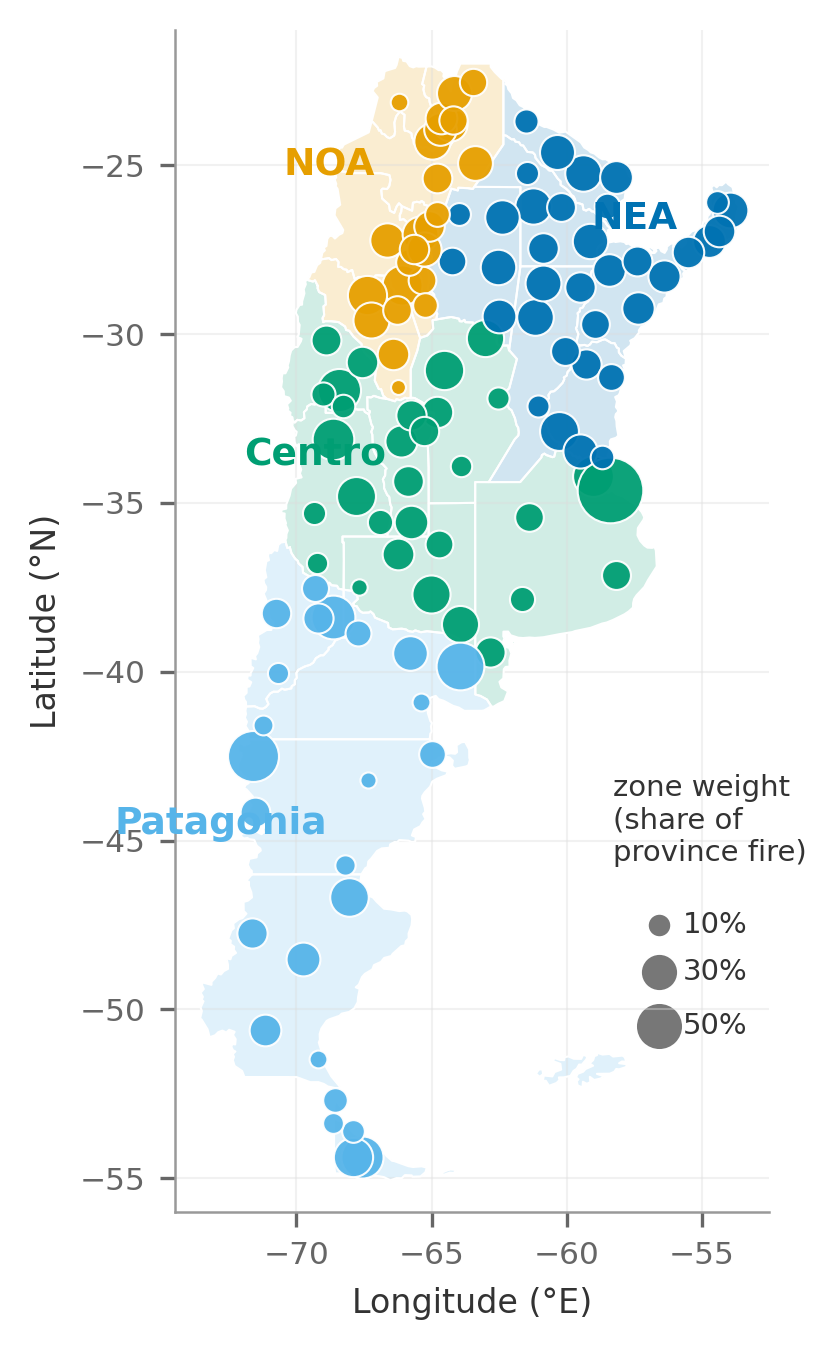

Generate this figure with Python:
#!/usr/bin/env python3
"""Fig. 1 — Las 116 zonas de fuego (centroides, tamaño ∝ peso provincial) sobre las
provincias coloreadas por región ENSO. Fuente: zonas_fuego.json + límites IGN."""
import json, os
from estilo import plt, MM, REGION, cargar, guardar, DATOS, HERE

Z = json.load(open(os.path.join(HERE, '..', 'zenodo_package', 'zonas_fuego.json')))['zonas']
RINGS = cargar('provincias_rings.json')
CAL = json.load(open(os.path.join(HERE, '..', 'zenodo_package', 'enso_calibracion.json')))
P2R = CAL['provincia_region']

fig, ax = plt.subplots(figsize=(100 * MM, 130 * MM))

for p in RINGS:
    reg = P2R.get(p['n'])
    col = REGION.get(reg, '#cccccc')
    for anillo in p['rings']:
        lats = [pt[0] for pt in anillo]
        lons = [pt[1] for pt in anillo]
        ax.fill(lons, lats, color=col, alpha=0.18, lw=0)
        ax.plot(lons + lons[:1], lats + lats[:1], color='#ffffff', lw=0.5, zorder=2)

for prov, zs in Z.items():
    reg = P2R[prov]
    for z in zs:
        ax.scatter(z['lon'], z['lat'], s=8 + 240 * z['peso'], color=REGION[reg],
                   edgecolors='white', linewidths=0.5, zorder=5, alpha=0.95)

# labels directos de región (refuerzo no-cromático)
LBL = {'NOA': (-68.8, -25.0), 'NEA': (-57.5, -26.6), 'Centro': (-69.3, -33.6),
       'Patagonia': (-72.8, -44.5)}
for reg, (x, y) in LBL.items():
    ax.text(x, y, reg, fontsize=9, fontweight='bold', color=REGION[reg],
            ha='center', va='center', zorder=6,
            path_effects=[])

# leyenda de tamaño
for peso, dy in ((0.1, 0), (0.3, 1.4), (0.5, 3.0)):
    ax.scatter(-56.6, -47.5 - dy, s=8 + 240 * peso, color='#777777',
               edgecolors='white', linewidths=0.5)
    ax.text(-55.7, -47.5 - dy, f'{int(peso*100)}%', va='center', fontsize=7)
ax.text(-58.3, -45.6, 'zone weight\n(share of\nprovince fire)', fontsize=7, ha='left')

ax.set_xlim(-74.5, -52.5)
ax.set_ylim(-56, -21)
ax.set_aspect(1.25)
ax.set_xlabel('Longitude (°E)')
ax.set_ylabel('Latitude (°N)')
ax.grid(True, alpha=0.4)
guardar(fig, 'fig1_mapa_zonas')
